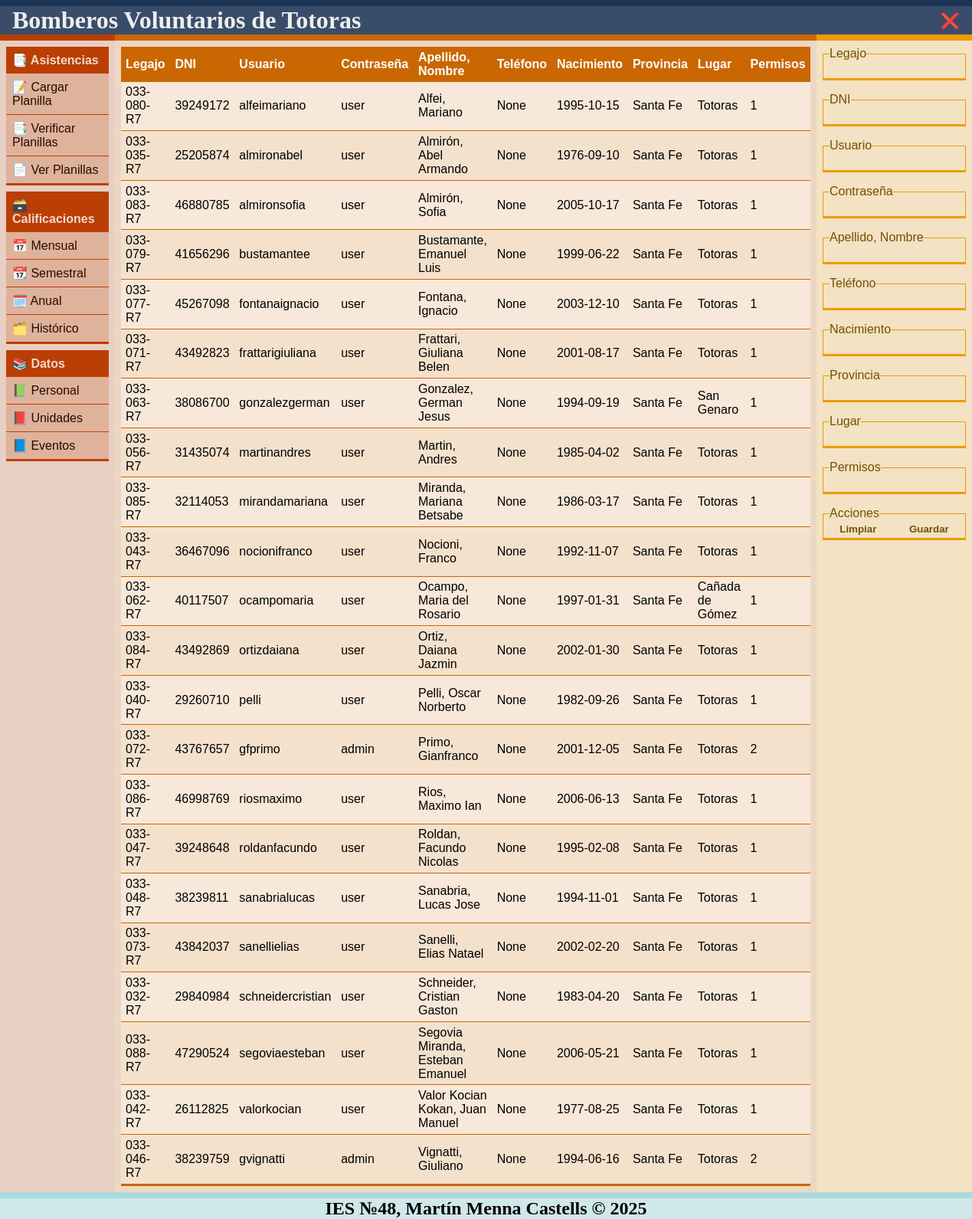
/personal/ (signed in), run on an earlier commit of the app's database.
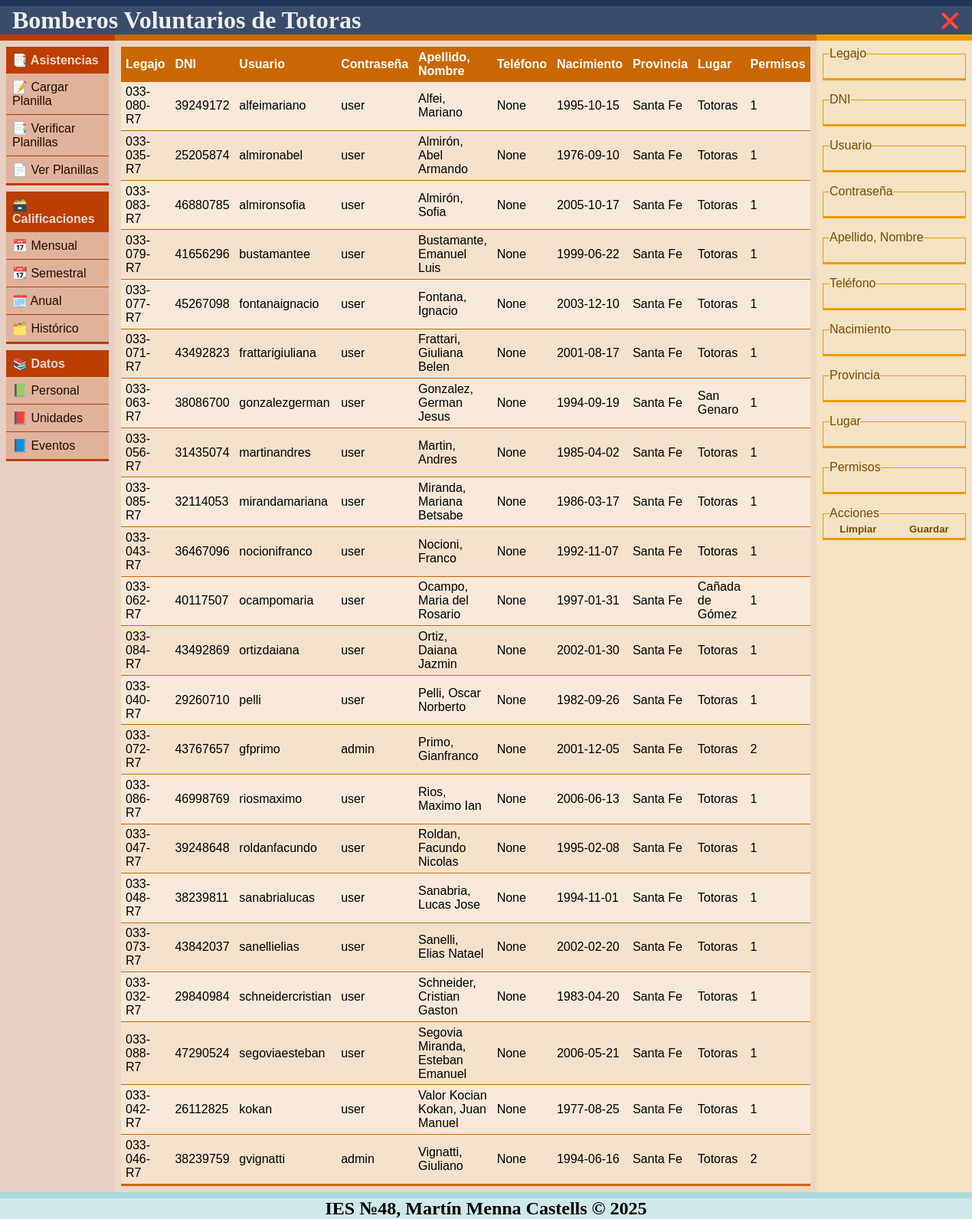
And on a later commit of the database.
### tables this page shows
CREATE TABLE personal (
    legajo           TEXT    PRIMARY KEY UNIQUE,
    dni              INTEGER NOT NULL UNIQUE,
    username         TEXT    NOT NULL UNIQUE,
    password         TEXT    NOT NULL,
    apellido_nombre  TEXT    NOT NULL,
    telefono         INTEGER,
    fecha_nacimiento TEXT    NOT NULL,
    provincia        TEXT    NOT NULL,
    lugar            TEXT    NOT NULL,
    permisos         INTEGER NOT NULL DEFAULT 0
);

### app/blueprints/bp_personal.py (the view)
@bp.route('/', methods=['GET'])
@Login_Required
def Personal():
    return render_template('datos/personal.html', personal=Bombero.Get_Bomberos())

### app/blueprints/bp_index.py (called while the page is built)
def Login_Required(f):
    @wraps(f)
    def decorated_function(*args, **kwargs):
        if 'user' not in session:
            flash('Inicie sesión para acceder a esta página.')
            return redirect(url_for('index.Index'))
        elif session['user']['permisos'] < 2:
            flash('No tiene permisos para acceder a esta página.')
            return redirect(url_for('index.Index'))
        return f(*args, **kwargs)
    return decorated_function

### app/scripts/db.py (called while the page is built)
def Get_DB():
    if 'db' not in g:
        g.db = sqlite3.connect(
            DATABASE,
            detect_types=sqlite3.PARSE_DECLTYPES
        )
        g.db.row_factory = sqlite3.Row
    return g.db

def Close_DB(exception):
    db = g.pop('db', None)
    if db is not None:
        db.close()

### app/scripts/personal.py (called while the page is built)
    def Get_Bomberos():
        DB = Get_DB()
        bomberos_data = DB.execute(
            'SELECT * FROM personal ORDER BY apellido_nombre'
        ).fetchall()
        bomberos_list = []
        for bombero_data in bomberos_data:
            bombero = Bombero(
                legajo=bombero_data['legajo'],
                dni=bombero_data['dni'],
                username=bombero_data['username'],
                password=bombero_data['password'],
                apellido_nombre=bombero_data['apellido_nombre'],
                telefono=bombero_data['telefono'],
                fecha_nacimiento=bombero_data['fecha_nacimiento'],
                provincia=bombero_data['provincia'],
                lugar=bombero_data['lugar'],
                permisos=bombero_data['permisos']
            )
            bomberos_list.append(bombero)
        return bomberos_list

### app/templates/datos/personal.html (shortened to what this page needs)
{% extends 'base.html' %}
{% block head %}
    <link rel="stylesheet" href="{{ url_for('static', filename='datos.css') }}">
{% endblock %}
{% block center %}
    <table>
        <thead>
            <tr>
                <th>Legajo</th>
                <th>DNI</th>
                <th>Usuario</th>
                <th>Contraseña</th>
                <th>Apellido, Nombre</th>
                <th>Teléfono</th>
                <th>Nacimiento</th>
                <th>Provincia</th>
                <th>Lugar</th>
                <th class="hidden">Permisos</th>
            </tr>
        </thead>
        <tbody>
            {% for Bombero in personal %}
                <tr onclick="tr_Seleccionar(this)">
                    <td>{{ Bombero.legajo }}</td>
                    <td>{{ Bombero.dni }}</td>
                    <td>{{ Bombero.username }}</td>
                    <td>{{ Bombero.password }}</td>
                    <td>{{ Bombero.apellido_nombre }}</td>
                    <td>{{ Bombero.telefono }}</td>
                    <td>{{ Bombero.fecha_nacimiento }}</td>
                    <td>{{ Bombero.provincia }}</td>
                    <td>{{ Bombero.lugar }}</td>
                    <td class="hidden">{{ Bombero.permisos }}</td>
                </tr>
            {% endfor %}
        </tbody>
    </table>
{% endblock %}
{% block right %}
    <form id="abm" action="{{ url_for('personal.Subir') }}" method="post">
        <fieldset>
            <legend>Legajo</legend>
            <input type="text" name="legajo" value="" required>
        </fieldset>
        <fieldset>
            <legend>DNI</legend>
            <input type="text" name="dni" value="" required>
        </fieldset>
        <fieldset>
            <legend>Usuario</legend>
            <input type="text" name="username" value="" required>
        </fieldset>
        <fieldset>
            <legend>Contraseña</legend>
            <input type="text" name="password" value="" required>
        </fieldset>
        <fieldset>
            <legend>Apellido, Nombre</legend>
            <input type="text" name="apellido_nombre" value="" required>
        </fieldset>
        <fieldset>
            <legend>Teléfono</legend>
            <input type="text" name="telefono" value="" required>
        </fieldset>
        <fieldset>
            <legend>Nacimiento</legend>
            <input type="text" name="fecha_nacimiento" value="" required>
        </fieldset>
        <fieldset>
            <legend>Provincia</legend>
            <input type="text" name="provincia" value="" required>
        </fieldset>
        <fieldset>
            <legend>Lugar</legend>
            <input type="text" name="lugar" value="" required>
        </fieldset>
        <fieldset>
            <legend>Permisos</legend>
            <input type="text" name="permisos" value="" required>
        </fieldset>
        <fieldset>
            <legend>Acciones</legend>
            <button onclick="form_Limpiar()">
                <span>Limpiar</span>
            </button>
            <button type="submit">
                <span>Guardar</span>
            </button>
        </fieldset>
    </form>
{% endblock %}

### app/templates/base.html (shortened to what this page needs)
<!DOCTYPE html>
<html lang="en">
<head>
    <link rel="stylesheet" href="{{ url_for('static', filename='base.css') }}">
    {% block head %}
    {% endblock %}
</head>
<body>
    <div id="top">
        <h1><a href="{{ url_for('index.Index') }}">Bomberos Voluntarios de Totoras</a></h1>
        <form action="{{ url_for('index.Logout') }}" method="post">
            <input type="submit" value="❌">
        </form>
    </div>
    <div id="middle">
        <div id="left">
            <div id="nav">
                <details open>
                    <summary>📑 Asistencias</summary>
                    <a href="{{ url_for('asistencias.Index') }}">📝 Cargar Planilla</a>
                    <a href="{{ url_for('asistencias.Verificar_Planillas') }}">📑 Verificar Planillas</a>
                    <a href="{{ url_for('asistencias.Ver_Planillas') }}">📄 Ver Planillas</a>
                </details>
                <details open>
                    <summary>🗃️ Calificaciones</summary>
                    <a href="{{ url_for('calificaciones.Mensual') }}">📅 Mensual</a>
                    <a href="{{ url_for('calificaciones.Semestral') }}">📆 Semestral</a>
                    <a href="{{ url_for('calificaciones.Anual') }}">🗓️ Anual</a>
                    <a href="{{ url_for('calificaciones.Historico') }}">🗂️ Histórico</a>
                </details>
                <details open>
                    <summary>📚 Datos</summary>
                    <a href="{{ url_for('personal.Personal') }}">📗 Personal</a>
                    <a href="{{ url_for('unidades.Unidades') }}">📕 Unidades</a>
                    <a href="{{ url_for('eventos.Eventos') }}">📘 Eventos</a>
                </details>
            </div>
        </div>
        <div id="center">
            {% block center %}{% endblock %}
        </div>
        <div id="right">
            {% block right %}{% endblock %}
        </div>
    </div>
    <div id="bottom">
        <h2>IES №48, Martín Menna Castells © 2025</h2>
    </div>
</body>
</html>

### app/static/base.css (style rules this page uses)
* { margin: 0; padding: 0; }
:root { --color-bg-body: #EEEEEEAA; --color-fg-top: #1D3557; --color-bg-top: #1D3557DD; --color-text-top: #EEE; --color-fg-middle: #AE2012; --color-bg-middle: #AE201277; --color-fg-bottom: #A8DADC; --color-bg-bottom: #A8DADC77; --color-fg-left: #BB3E03; --color-bg-left: #BB3E03; --color-fg-center: #CA6702; --color-bg-center: #CA6702; --color-fg-right: #EE9B00; --color-bg-right: #EE9B00; }
html { background-image: url(./logo.svg); background-repeat: no-repeat; background-position: center; background-size: 33%; }
body { background-color: var(--color-bg-body); display: grid; grid-template-columns: 1fr; grid-template-rows: auto 1fr auto; grid-template-areas: 'top' 'middle' 'bottom'; min-height: 100dvh; }
#middle { display: grid; grid-template-columns: 1fr 4fr 1fr; grid-template-areas: 'left center right'; }
#bottom { grid-area: bottom; border-top: 0.5rem solid var(--color-fg-bottom); background-color: var(--color-bg-bottom); text-align: center; }
#center { grid-area: center; border-top: 0.5rem solid var(--color-fg-center); background-color: color-mix(in srgb, var(--color-bg-center), transparent 80%); padding: 0.5rem; }

What changed in the data, as far as the page shows it:
changed personal "Valor Kocian Kokan, Juan Manuel": username "valorkocian" → "kokan"
